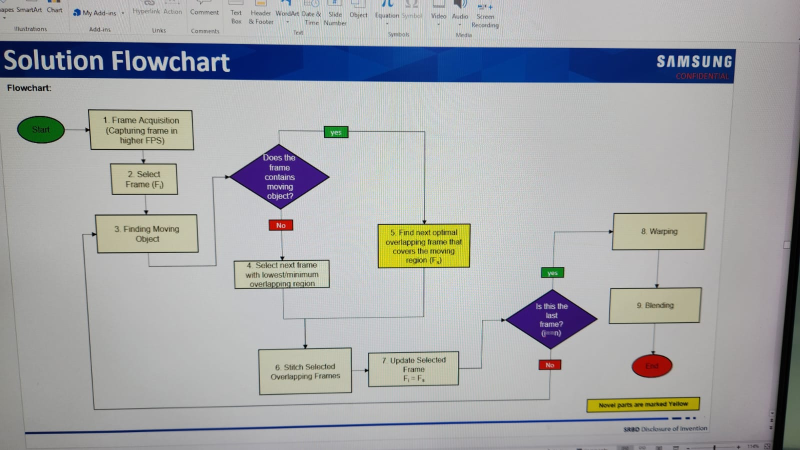
#> input picture WhatsApp Image 2026-05-12 at 2.56.05 PM.jpeg, 1600 x 900 px, given in place of ., which was not available (shown at 1/2 size)
$ python -i visual_odometry.py   (imports and definitions only)
#> lines starting #> are read from the running program, lines starting #| are printed output that depends on the picture; pictures that were not available may be replaced by others from this repository, and a replacement may not be noted
#> in compute_vo_offsets, prev is the input picture: shape (900, 1600, 3); mean B, G, R 167.4, 165.2, 163.2
"""
Visual odometry: SIFT feature matching between consecutive frames.

Returns both:
  - cumulative x/y pixel offsets (for frame selection)
  - per-frame affine matrices M[i]: maps frame i-1 → frame i  (for motion detection)

The affine (rotation + scale + translation, 4 DOF) correctly models panning/rotation,
unlike pure translation which only handles straight-line camera movement.
"""
import logging

import cv2
import numpy as np

log = logging.getLogger(__name__)

_MAX_FEATURES  = 2000
_RATIO_THRESH  = 0.75
_RANSAC_THRESH = 3.0   # pixels
_IDENTITY      = np.eye(2, 3, dtype=np.float32)   # fallback when match fails


def _sift() -> cv2.SIFT:
    return cv2.SIFT_create(nfeatures=_MAX_FEATURES)


def _match_affine(
    img_a: np.ndarray,
    img_b: np.ndarray,
    detector: cv2.SIFT,
) -> tuple[np.ndarray, float, float]:
    """
    Estimate affine M (2×3, float32) that maps img_a → img_b via SIFT + RANSAC.
    Returns (M, tx, ty).  Falls back to identity + (0, 0) on failure.
    """
    gray_a = cv2.cvtColor(img_a, cv2.COLOR_BGR2GRAY)
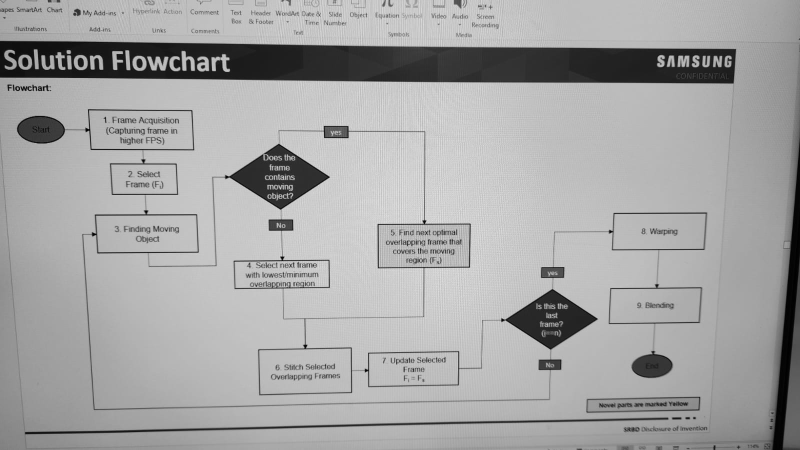
#> gray_a: shape (900, 1600) (shown at 1/2 size); min 0, max 240, mean 164.9
    gray_b = cv2.cvtColor(img_b, cv2.COLOR_BGR2GRAY)

    kp_a, des_a = detector.detectAndCompute(gray_a, None)
#> kp_a = 2001 keypoints; strongest (x, y, size): (1005, 640, 4), (453, 354, 4.3), (849, 443, 4.1), (406, 134, 4.6)
    kp_b, des_b = detector.detectAndCompute(gray_b, None)
#> kp_b has the same summary as kp_a

    if des_a is None or des_b is None or len(kp_a) < 8 or len(kp_b) < 8:
        log.debug("VO: not enough keypoints (%d / %d)", len(kp_a or []), len(kp_b or []))
        return _IDENTITY.copy(), 0.0, 0.0

    raw  = cv2.BFMatcher(cv2.NORM_L2).knnMatch(des_a, des_b, k=2)
#> raw = 2001 matches
    good = [m for m, n in raw if m.distance < _RATIO_THRESH * n.distance]
#> good = 2001 matches

    if len(good) < 8:
        log.debug("VO: too few good matches (%d)", len(good))
        return _IDENTITY.copy(), 0.0, 0.0

    pts_a = np.float32([kp_a[m.queryIdx].pt for m in good])
#> pts_a = 2001 pairs, first value 5.74 to 1575.6, second value 4.59 to 896.9
    pts_b = np.float32([kp_b[m.trainIdx].pt for m in good])
#> pts_b has the same summary as pts_a

    M, inliers = cv2.estimateAffinePartial2D(
        pts_a, pts_b,
        method=cv2.RANSAC,
        ransacReprojThreshold=_RANSAC_THRESH,
    )
#> M = [[1, 0, 0], [0, 1, 0]]; inliers = 2001 values from 1 to 1
    if M is None or inliers is None or int(inliers.sum()) < 8:
        log.debug("VO: RANSAC failed or too few inliers")
        return _IDENTITY.copy(), 0.0, 0.0

    tx = float(M[0, 2])
#> tx = 0
    ty = float(M[1, 2])
#> ty = 0
    log.debug("VO: tx=%.1fpx  ty=%.1fpx  inliers=%d", tx, ty, int(inliers.sum()))
    return M.astype(np.float32), tx, ty


def compute_vo_offsets(
    frame_paths: list[str],
) -> tuple[list[float], list[float], list[np.ndarray]]:
    """
    Compute VO data for all frames in one pass.

    Returns:
      x_offsets   : cumulative horizontal camera shift per frame (px, positive = right)
      y_offsets   : cumulative vertical shift (px)
      affine_mats : affine_mats[i] is the 2×3 matrix that maps frame i-1 → frame i
                    (affine_mats[0] = identity, unused)
    """
    n = len(frame_paths)
    x_offsets   = [0.0] * n
    y_offsets   = [0.0] * n
    affine_mats: list[np.ndarray] = [_IDENTITY.copy()] * n

    detector = _sift()
    prev = cv2.imread(frame_paths[0])
    if prev is None:
        raise ValueError(f"Cannot read frame: {frame_paths[0]}")

    log.info("Computing visual odometry for %d frames …", n)

    for i in range(1, n):
        curr = cv2.imread(frame_paths[i])
        if curr is None:
            log.warning("VO: cannot read frame %d; using identity", i)
            x_offsets[i]   = x_offsets[i - 1]
            y_offsets[i]   = y_offsets[i - 1]
            affine_mats[i] = _IDENTITY.copy()
            continue

        M, tx, ty = _match_affine(prev, curr, detector)
#> M = [[1, 0, 0], [0, 1, 0]]; tx = 0; ty = 0
        affine_mats[i] = M

        # Flip sign: positive tx means features moved right → camera moved LEFT
        # We want positive offset = camera panned right
        x_offsets[i] = x_offsets[i - 1] - tx
        y_offsets[i] = y_offsets[i - 1] - ty
        prev = curr

        if i % 20 == 0:
            log.info("  VO frame %d/%d  cumulative_x=%.1fpx", i, n - 1, x_offsets[i])
#> pass 2 of the loop in compute_vo_offsets, `for i in range(1, n):`:
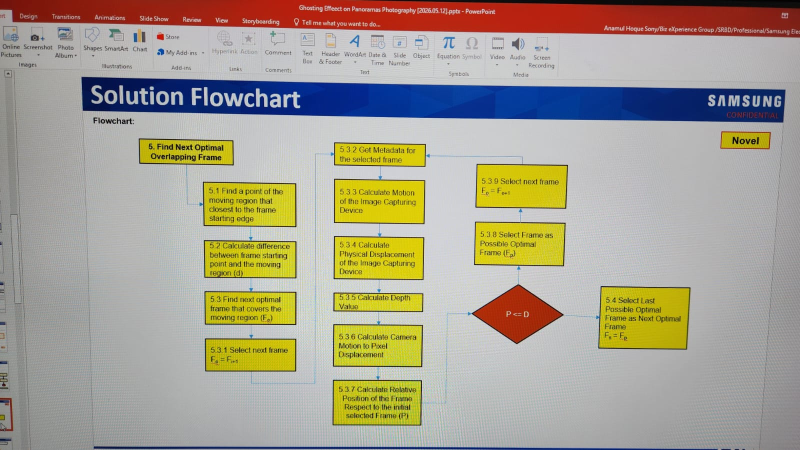
#> input picture WhatsApp Image 2026-05-12 at 2.56.05 PM (1).jpeg, 1600 x 900 px, given in place of , which was not available (shown at 1/2 size)
#> in compute_vo_offsets, curr is the input picture: shape (900, 1600, 3); mean B, G, R 144.6, 160.8, 167.3
#> in _match_affine (call 2), `gray_b = cv2.cvtColor(img_b, cv2.COLOR_BGR2GRAY)`:
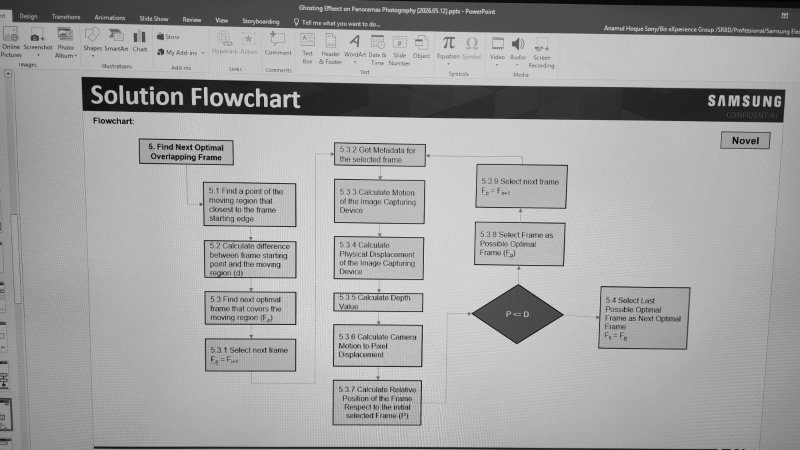
#> gray_b: shape (900, 1600) (shown at 1/2 size); min 0, max 241, mean 160.9
#> kp_b = 2000 keypoints; strongest (x, y, size): (303, 176, 5), (206, 242, 2.4), (669, 444, 1.8), (949, 529, 2)
#> good = 375 matches
#> pts_a = 375 pairs, first value 12.93 to 1464.2, second value 7.21 to 894.1
#> pts_b = 375 pairs, first value 7.08 to 1563.5, second value 21.01 to 810.6
#> in _match_affine (call 2), `M, inliers = cv2.estimateAffinePartial2D( pts_a, pts_b, method=cv2.RAN..`: M = [[0.927, -0.0121, 176.3], [0.0121, 0.927, 78.01]]; inliers = 375 values, max 1 at index 1, min 0 at index 0, mean 0.379
#> in _match_affine (call 2), `tx = float(M[0, 2])`: tx = 176.3
#> in _match_affine (call 2), `ty = float(M[1, 2])`: ty = 78.01
#> in compute_vo_offsets, `M, tx, ty = _match_affine(prev, curr, detector)`: M = [[0.927, -0.0121, 176.3], [0.0121, 0.927, 78.01]]; tx = 176.3; ty = 78.01

    log.info("VO done. Total x-shift frame0→%d: %.1fpx", n - 1, x_offsets[-1])
    return x_offsets, y_offsets, affine_mats

>>> result = compute_vo_offsets('../WhatsApp Image 2026-05-12 at 2.56.05 PM.jpeg')
